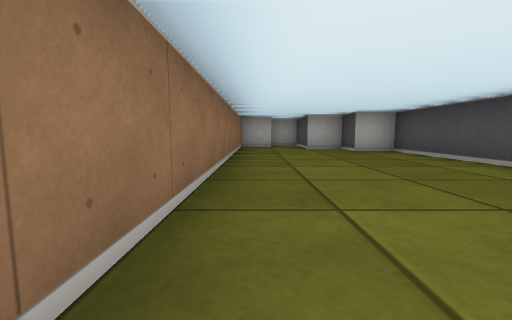
view 1 (above)

20 first-person views from a walk through a cub3D maze. The camera is about half as high as the walls, tilts 6° down and sees 90° across. The floor is counted in squares. Each view is taken from the middle of a square. On the plan, view 1 faces up. The plan holds only what a view shows up to about 9 squares ahead; the rest is blank.

view 2
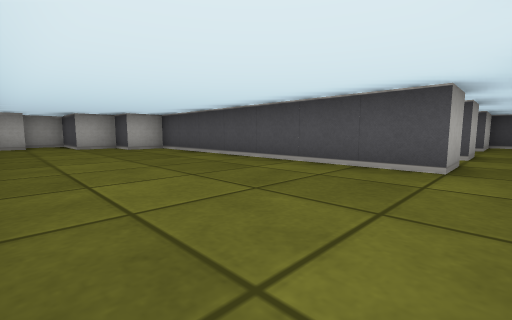

view 3
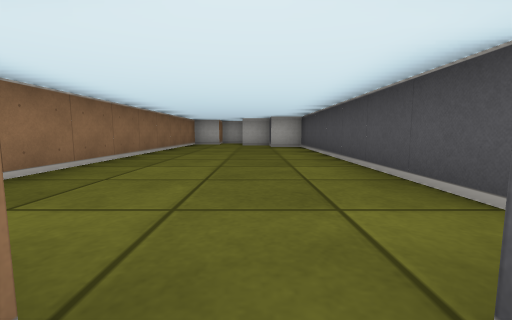

view 4
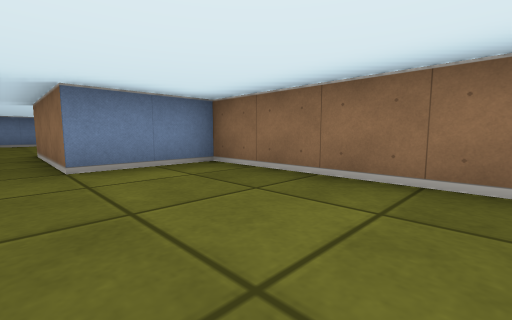

view 5
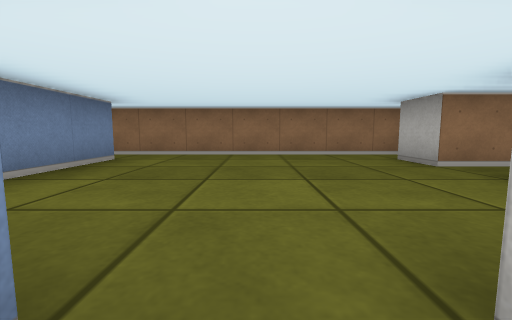

view 6
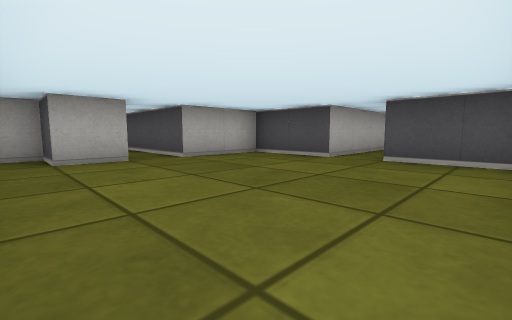

view 7
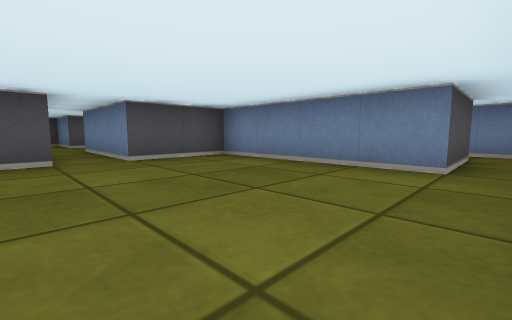

view 8
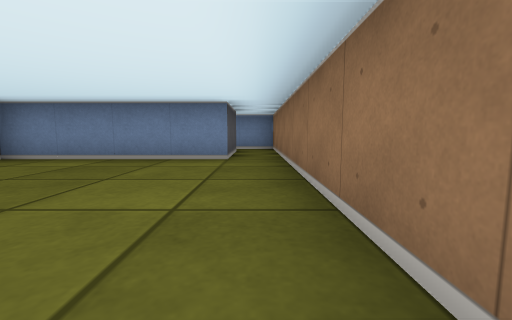

view 9
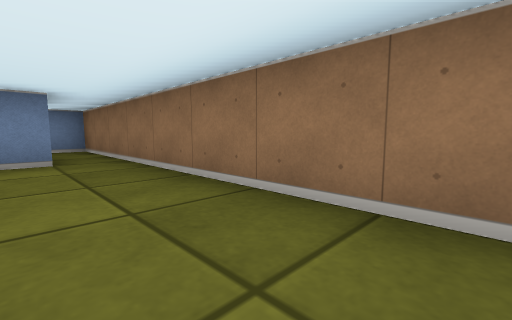

view 10
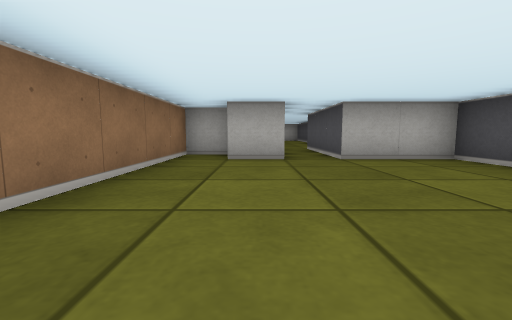

view 11
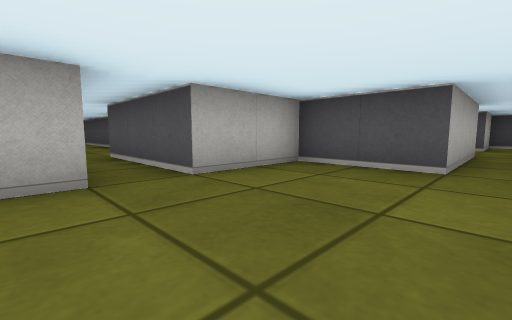

view 12
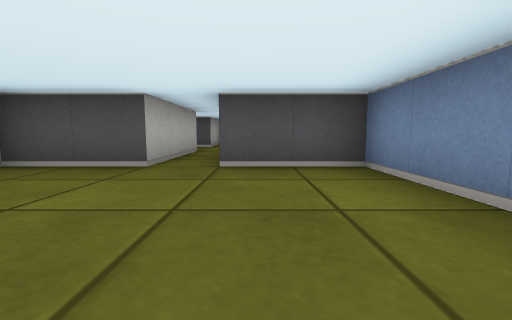

view 13
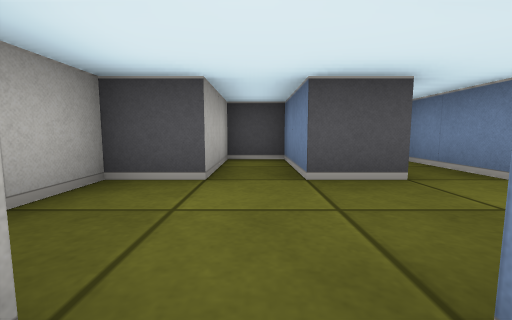

view 14
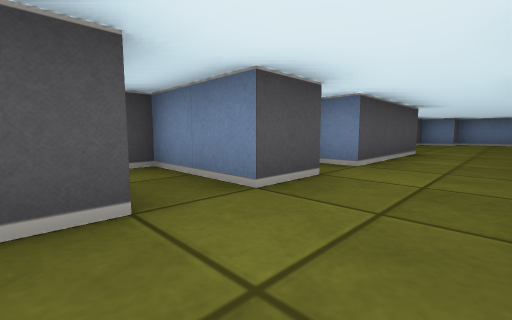

view 15
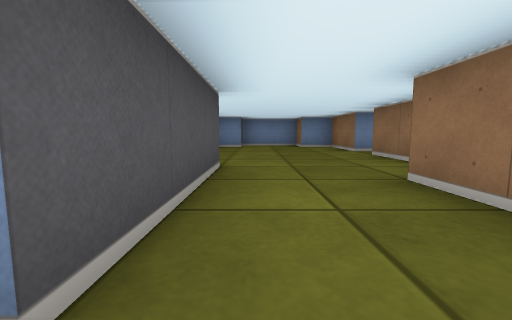

view 16
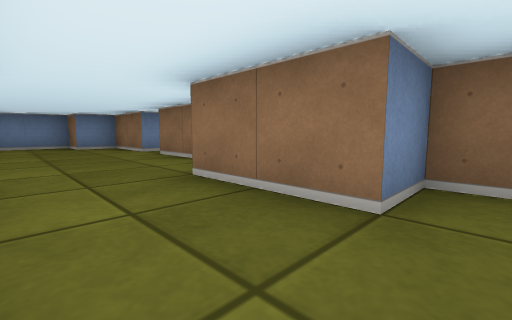

view 17
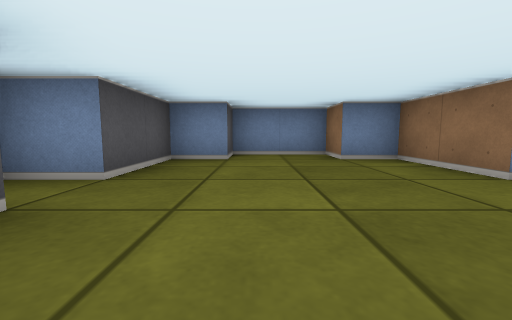

view 18
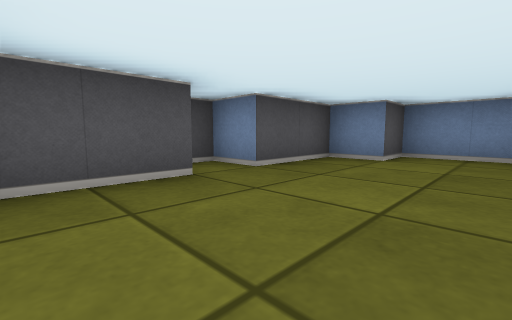

view 19
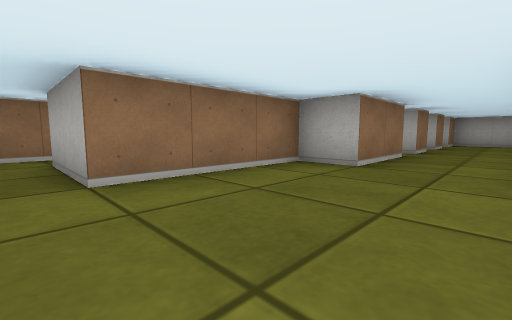

view 20
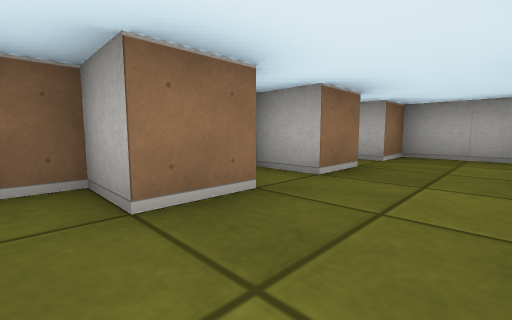

### Floor plan
Points are (right, up) in squares from view 1. A wall is a line through its corners. A room is listed if a view was taken in it or the views show most of it. See-through windows are left out.
Room 1 (views 1, 2, 4)
walls: (4.5, -0.5) (3.5, -0.5) (3.5, 6.5) (2.5, 6.5) (2.5, 7.5) (1.5, 7.5) (1.5, 9.5) (0.5, 9.5); (0.6, 8.5) (-0.5, 8.5) (-0.5, -1.5) (1.5, -1.5)
ways out: opening at (2, -1) to room 2; opening at (4, -1)
Room 2 (views 3, 5, 6, 7, 8, 9, 10, 11, 12, 13)
walls: (0.5, -9.5) (4.5, -9.5) (4.5, -7.5) (7.5, -7.5); (1.5, -1.5) (1.5, -4.5) (0.5, -4.5) (0.5, -3.5) (-0.5, -3.5) (-0.5, -9.5); (7.5, -6.5) (4.5, -6.5) (4.5, -4.5) (2.5, -4.5) (2.5, -1.5)
ways out: opening at (2, -1) to room 1; opening at (7, -7) to room 5; opening at (0, -10.5)
Room 3 (view 14)
walls: (9.5, -8.6) (9.5, -7.5); (7.5, -9.5) (7.5, -10.5); (9.5, -10.6) (9.5, -9.5) (11.5, -9.5) (11.5, -9.1); (7.5, -7.5) (7.5, -8.5) (6.5, -8.5)
ways out: opening at (8.5, -10) to room 4; opening at (8.5, -8) to room 5
Room 4 (views 15, 16, 17, 18, 19, 20)
walls: (9.5, -14.6) (9.5, -11.5) (10.1, -11.5); (10.5, -16.6) (10.5, -14.9); (6.5, -17.5) (6.5, -19.5) (7.5, -19.5) (7.5, -20.5) (9.5, -20.5) (9.5, -19.5) (10.5, -19.5) (10.5, -17.5) (11.5, -17.5) (11.5, -17); (7.5, -10.5) (6.5, -10.5) (6.5, -11.5) (7.5, -11.5) (7.5, -13.5) (6.5, -13.5) (6.5, -16.5)
ways out: opening at (8.5, -10) to room 3; opening at (5.5, -17)
Room 5 (no view inside)
walls: (9.5, -7.5) (11.5, -7.5) (11.5, -6.5) (9.5, -6.5) (9.5, -5.5) (7.5, -5.5) (7.5, -6.5)
ways out: opening at (7, -7) to room 2; opening at (8.5, -8) to room 3

Where each view was taken, in squares from view 1:
view 1: 0 up, 0 right, facing up
view 2: 1 down, 0 right, facing up-right
view 3: 2 down, 2 right, facing up
view 4: 2 up, 2 right, facing down-left
view 5: 7 down, 5 right, facing left
view 6: 9 down, 0 right, facing up-right
view 7: 6 down, 0 right, facing down-right
view 8: 5 down, 0 right, facing down
view 9: 5 down, 1 right, facing down-left
view 10: 9 down, 1 right, facing up
view 11: 7 down, 1 right, facing up-right
view 12: 8 down, 1 right, facing right
view 13: 7 down, 7 right, facing right
view 14: 8 down, 8 right, facing down-right
view 15: 11 down, 9 right, facing down
view 16: 11 down, 9 right, facing down-left
view 17: 15 down, 9 right, facing down
view 18: 15 down, 8 right, facing down-right
view 19: 17 down, 9 right, facing up-left
view 20: 11 down, 9 right, facing up-left
